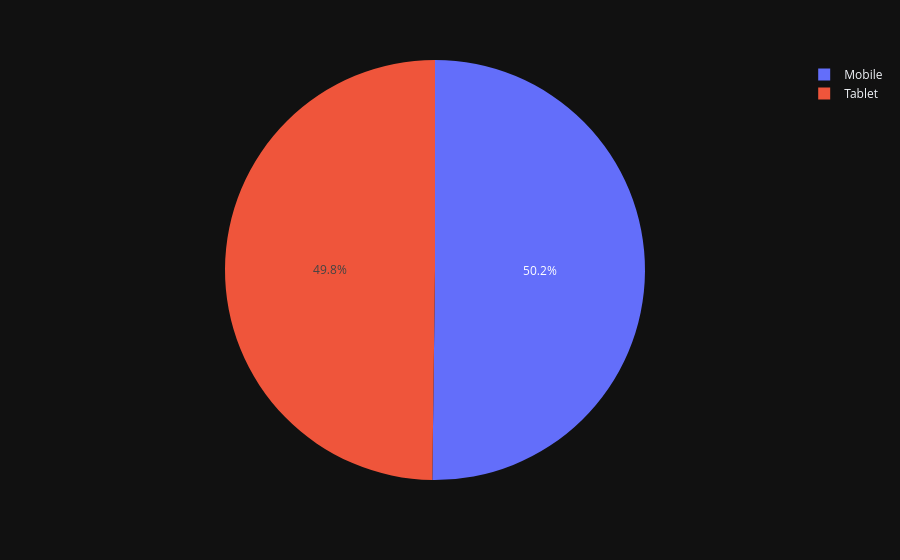

The cell this chart's notebook holds for it:
### Markdown cell above
Revenue by Device Type

### Code cell
px.pie(df,
       names='Device_Type',
       values='Purchase_Amount')

### Figure 1 — Plotly figure (JSON) as saved in the notebook; plotly's stock layout.template omitted (floating-point values rounded to 4 significant figures; data arrays with more than 128 entries replaced by an {"elided": "..."} marker saying what was removed)
{"data": [{"domain": {"x": [0.0, 1.0], "y": [0.0, 1.0]}, "hovertemplate": "Device_Type=%{label}<br>Purchase_Amount=%{value}<extra></extra>", "labels": {"elided": "90000 str values"}, "legendgroup": "", "name": "", "showlegend": true, "values": {"elided": "90000 float values"}, "type": "pie"}], "layout": {"legend": {"tracegroupgap": 0}, "margin": {"t": 60}}}
